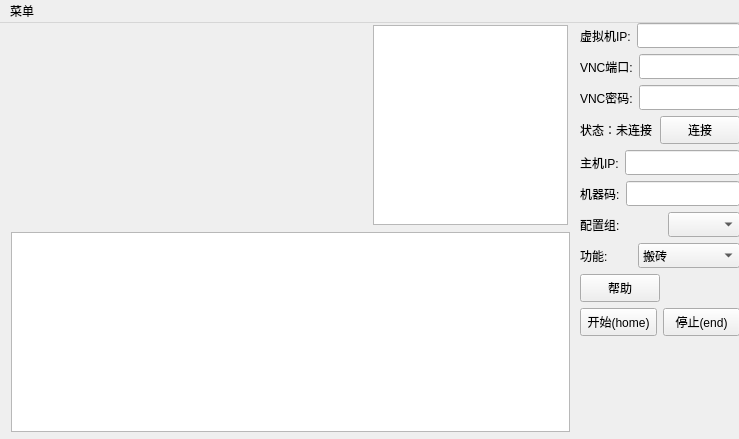
<?xml version="1.0" encoding="UTF-8"?>
<ui version="4.0">
 <class>MainWindow</class>
 <widget class="QMainWindow" name="MainWindow">
  <property name="geometry">
   <rect>
    <x>0</x>
    <y>0</y>
    <width>739</width>
    <height>439</height>
   </rect>
  </property>
  <property name="windowTitle">
   <string>工具人</string>
  </property>
  <widget class="QWidget" name="centralwidget">
   <widget class="QWidget" name="verticalLayoutWidget_2">
    <property name="geometry">
     <rect>
      <x>580</x>
      <y>0</y>
      <width>160</width>
      <height>411</height>
     </rect>
    </property>
    <layout class="QVBoxLayout" name="verticalLayout_2">
     <item>
      <layout class="QHBoxLayout" name="horizontalLayout_6">
       <property name="rightMargin">
        <number>0</number>
       </property>
       <item>
        <widget class="QLabel" name="label_4">
         <property name="text">
          <string>虚拟机IP:</string>
         </property>
        </widget>
       </item>
       <item>
        <widget class="QLineEdit" name="lineEdit_3">
         <property name="minimumSize">
          <size>
           <width>0</width>
           <height>25</height>
          </size>
         </property>
        </widget>
       </item>
      </layout>
     </item>
     <item>
      <layout class="QHBoxLayout" name="horizontalLayout_8">
       <property name="rightMargin">
        <number>0</number>
       </property>
       <item>
        <widget class="QLabel" name="label_5">
         <property name="text">
          <string>VNC端口:</string>
         </property>
        </widget>
       </item>
       <item>
        <widget class="QLineEdit" name="lineEdit_4">
         <property name="minimumSize">
          <size>
           <width>0</width>
           <height>25</height>
          </size>
         </property>
        </widget>
       </item>
      </layout>
     </item>
     <item>
      <layout class="QHBoxLayout" name="horizontalLayout_9">
       <property name="rightMargin">
        <number>0</number>
       </property>
       <item>
        <widget class="QLabel" name="label_6">
         <property name="text">
          <string>VNC密码:</string>
         </property>
        </widget>
       </item>
       <item>
        <widget class="QLineEdit" name="lineEdit_5">
         <property name="minimumSize">
          <size>
           <width>0</width>
           <height>25</height>
          </size>
         </property>
        </widget>
       </item>
      </layout>
     </item>
     <item>
      <layout class="QHBoxLayout" name="horizontalLayout_5">
       <item>
        <widget class="QLabel" name="label_7">
         <property name="text">
          <string>状态：未连接</string>
         </property>
        </widget>
       </item>
       <item>
        <widget class="QPushButton" name="startBtn_2">
         <property name="minimumSize">
          <size>
           <width>0</width>
           <height>28</height>
          </size>
         </property>
         <property name="text">
          <string>连接</string>
         </property>
        </widget>
       </item>
      </layout>
     </item>
     <item>
      <layout class="QHBoxLayout" name="horizontalLayout_10">
       <item>
        <widget class="QLabel" name="label_2">
         <property name="text">
          <string>主机IP:</string>
         </property>
        </widget>
       </item>
       <item>
        <widget class="QLineEdit" name="lineEdit">
         <property name="minimumSize">
          <size>
           <width>0</width>
           <height>25</height>
          </size>
         </property>
        </widget>
       </item>
      </layout>
     </item>
     <item>
      <layout class="QHBoxLayout" name="horizontalLayout_11">
       <item>
        <widget class="QLabel" name="label_3">
         <property name="text">
          <string>机器码:</string>
         </property>
        </widget>
       </item>
       <item>
        <widget class="QLineEdit" name="lineEdit_2">
         <property name="minimumSize">
          <size>
           <width>0</width>
           <height>25</height>
          </size>
         </property>
        </widget>
       </item>
      </layout>
     </item>
     <item>
      <layout class="QHBoxLayout" name="horizontalLayout_12">
       <item>
        <widget class="QLabel" name="label">
         <property name="sizePolicy">
          <sizepolicy hsizetype="Minimum" vsizetype="Preferred">
           <horstretch>0</horstretch>
           <verstretch>0</verstretch>
          </sizepolicy>
         </property>
         <property name="text">
          <string>配置组:</string>
         </property>
        </widget>
       </item>
       <item>
        <widget class="QComboBox" name="settingsGroupComboBox">
         <property name="sizePolicy">
          <sizepolicy hsizetype="Maximum" vsizetype="Fixed">
           <horstretch>0</horstretch>
           <verstretch>0</verstretch>
          </sizepolicy>
         </property>
         <property name="minimumSize">
          <size>
           <width>0</width>
           <height>25</height>
          </size>
         </property>
         <property name="editable">
          <bool>false</bool>
         </property>
        </widget>
       </item>
      </layout>
     </item>
     <item>
      <layout class="QHBoxLayout" name="horizontalLayout_13">
       <item>
        <widget class="QLabel" name="label_9">
         <property name="sizePolicy">
          <sizepolicy hsizetype="Minimum" vsizetype="Preferred">
           <horstretch>0</horstretch>
           <verstretch>0</verstretch>
          </sizepolicy>
         </property>
         <property name="text">
          <string>功能:</string>
         </property>
        </widget>
       </item>
       <item>
        <widget class="QComboBox" name="ComboBox_3">
         <property name="sizePolicy">
          <sizepolicy hsizetype="Maximum" vsizetype="Fixed">
           <horstretch>0</horstretch>
           <verstretch>0</verstretch>
          </sizepolicy>
         </property>
         <property name="minimumSize">
          <size>
           <width>0</width>
           <height>25</height>
          </size>
         </property>
         <property name="editable">
          <bool>false</bool>
         </property>
         <item>
          <property name="text">
           <string>搬砖</string>
          </property>
         </item>
         <item>
          <property name="text">
           <string>半自动剧情</string>
          </property>
         </item>
         <item>
          <property name="text">
           <string>手动找门剧情</string>
          </property>
         </item>
        </widget>
       </item>
      </layout>
     </item>
     <item>
      <layout class="QHBoxLayout" name="horizontalLayout_3">
       <property name="rightMargin">
        <number>0</number>
       </property>
       <item>
        <widget class="QPushButton" name="helpBtn">
         <property name="minimumSize">
          <size>
           <width>0</width>
           <height>28</height>
          </size>
         </property>
         <property name="text">
          <string>帮助</string>
         </property>
        </widget>
       </item>
       <item>
        <spacer name="horizontalSpacer">
         <property name="orientation">
          <enum>Qt::Horizontal</enum>
         </property>
         <property name="sizeHint" stdset="0">
          <size>
           <width>40</width>
           <height>20</height>
          </size>
         </property>
        </spacer>
       </item>
      </layout>
     </item>
     <item>
      <layout class="QHBoxLayout" name="horizontalLayout">
       <property name="rightMargin">
        <number>0</number>
       </property>
       <item>
        <widget class="QPushButton" name="startBtn">
         <property name="minimumSize">
          <size>
           <width>0</width>
           <height>28</height>
          </size>
         </property>
         <property name="text">
          <string>开始(home)</string>
         </property>
        </widget>
       </item>
       <item>
        <widget class="QPushButton" name="stopBtn">
         <property name="minimumSize">
          <size>
           <width>0</width>
           <height>28</height>
          </size>
         </property>
         <property name="text">
          <string>停止(end)</string>
         </property>
        </widget>
       </item>
      </layout>
     </item>
     <item>
      <spacer name="verticalSpacer">
       <property name="orientation">
        <enum>Qt::Vertical</enum>
       </property>
       <property name="sizeHint" stdset="0">
        <size>
         <width>20</width>
         <height>40</height>
        </size>
       </property>
      </spacer>
     </item>
    </layout>
   </widget>
   <widget class="QTableWidget" name="rolesTable">
    <property name="geometry">
     <rect>
      <x>11</x>
      <y>209</y>
      <width>559</width>
      <height>200</height>
     </rect>
    </property>
    <property name="minimumSize">
     <size>
      <width>559</width>
      <height>200</height>
     </size>
    </property>
    <property name="maximumSize">
     <size>
      <width>559</width>
      <height>200</height>
     </size>
    </property>
   </widget>
   <widget class="QWidget" name="horizontalLayoutWidget_6">
    <property name="geometry">
     <rect>
      <x>11</x>
      <y>1</y>
      <width>559</width>
      <height>202</height>
     </rect>
    </property>
    <layout class="QHBoxLayout" name="horizontalLayout_2">
     <item>
      <widget class="QLabel" name="label_10">
       <property name="minimumSize">
        <size>
         <width>356</width>
         <height>200</height>
        </size>
       </property>
       <property name="maximumSize">
        <size>
         <width>356</width>
         <height>200</height>
        </size>
       </property>
       <property name="text">
        <string/>
       </property>
      </widget>
     </item>
     <item>
      <widget class="QPlainTextEdit" name="logPlainTextEdit">
       <property name="minimumSize">
        <size>
         <width>195</width>
         <height>200</height>
        </size>
       </property>
       <property name="maximumSize">
        <size>
         <width>195</width>
         <height>200</height>
        </size>
       </property>
      </widget>
     </item>
    </layout>
   </widget>
  </widget>
  <widget class="QMenuBar" name="menubar">
   <property name="geometry">
    <rect>
     <x>0</x>
     <y>0</y>
     <width>739</width>
     <height>23</height>
    </rect>
   </property>
   <widget class="QMenu" name="menu">
    <property name="title">
     <string>菜单</string>
    </property>
    <addaction name="addSettingsGroupAction"/>
    <addaction name="addRoleAction"/>
    <addaction name="action12"/>
   </widget>
   <addaction name="menu"/>
  </widget>
  <action name="actionc">
   <property name="text">
    <string>c</string>
   </property>
  </action>
  <action name="addSettingsGroupAction">
   <property name="text">
    <string>创建配置组</string>
   </property>
  </action>
  <action name="addRoleAction">
   <property name="text">
    <string>角色配置</string>
   </property>
  </action>
  <action name="action12">
   <property name="text">
    <string>账号登录</string>
   </property>
  </action>
 </widget>
 <resources/>
 <connections>
  <connection>
   <sender>startBtn</sender>
   <signal>clicked()</signal>
   <receiver>MainWindow</receiver>
   <slot>start_clicked()</slot>
   <hints>
    <hint type="sourcelabel">
     <x>638</x>
     <y>65</y>
    </hint>
    <hint type="destinationlabel">
     <x>7</x>
     <y>90</y>
    </hint>
   </hints>
  </connection>
  <connection>
   <sender>stopBtn</sender>
   <signal>clicked()</signal>
   <receiver>MainWindow</receiver>
   <slot>stop_clicked()</slot>
   <hints>
    <hint type="sourcelabel">
     <x>731</x>
     <y>65</y>
    </hint>
    <hint type="destinationlabel">
     <x>279</x>
     <y>87</y>
    </hint>
   </hints>
  </connection>
  <connection>
   <sender>addSettingsGroupAction</sender>
   <signal>triggered()</signal>
   <receiver>MainWindow</receiver>
   <slot>open_settings_group_dialog()</slot>
   <hints>
    <hint type="sourcelabel">
     <x>-1</x>
     <y>-1</y>
    </hint>
    <hint type="destinationlabel">
     <x>371</x>
     <y>161</y>
    </hint>
   </hints>
  </connection>
  <connection>
   <sender>addRoleAction</sender>
   <signal>triggered()</signal>
   <receiver>MainWindow</receiver>
   <slot>open_roles_dialog()</slot>
   <hints>
    <hint type="sourcelabel">
     <x>-1</x>
     <y>-1</y>
    </hint>
    <hint type="destinationlabel">
     <x>371</x>
     <y>161</y>
    </hint>
   </hints>
  </connection>
 </connections>
 <slots>
  <slot>load_model_clicked()</slot>
  <slot>start_clicked()</slot>
  <slot>stop_clicked()</slot>
  <slot>open_settings_group_dialog()</slot>
  <slot>open_roles_dialog()</slot>
  <slot>compute_x_speed()</slot>
  <slot>compute_y_speed()</slot>
 </slots>
</ui>
